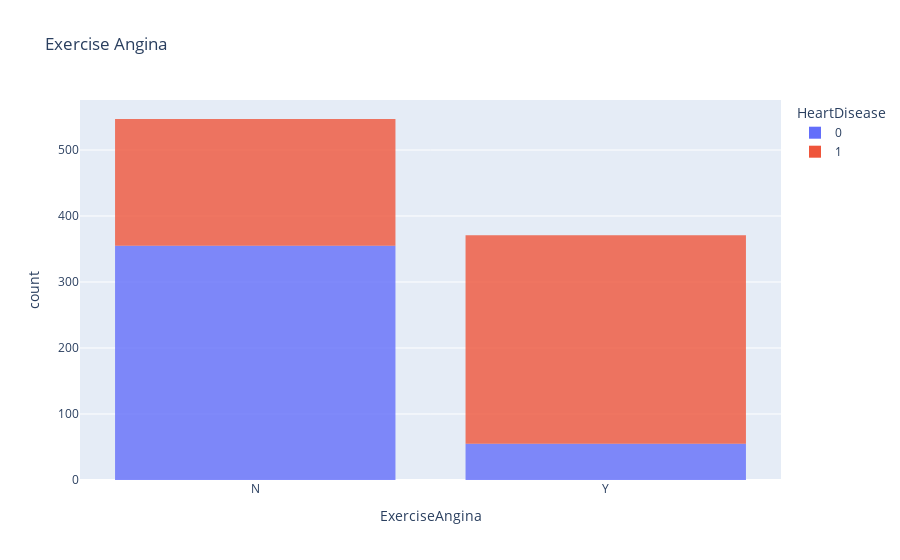

Notebook code for this chart:
### Code cell
fig = px.histogram(df, x='ExerciseAngina', title='Exercise Angina', color='HeartDisease', opacity=0.8)
fig.show()

### Figure 1 — Plotly figure (JSON) as saved in the notebook; plotly's stock layout.template omitted (floating-point values rounded to 4 significant figures; data arrays with more than 128 entries replaced by an {"elided": "..."} marker saying what was removed)
{"data": [{"alignmentgroup": "True", "bingroup": "x", "hovertemplate": "HeartDisease=0<br>ExerciseAngina=%{x}<br>count=%{y}<extra></extra>", "legendgroup": "0", "marker": {"color": "#636efa", "opacity": 0.8, "pattern": {"shape": ""}}, "name": "0", "offsetgroup": "0", "orientation": "v", "showlegend": true, "type": "histogram", "x": {"elided": "410 str values"}, "xaxis": "x", "yaxis": "y"}, {"alignmentgroup": "True", "bingroup": "x", "hovertemplate": "HeartDisease=1<br>ExerciseAngina=%{x}<br>count=%{y}<extra></extra>", "legendgroup": "1", "marker": {"color": "#EF553B", "opacity": 0.8, "pattern": {"shape": ""}}, "name": "1", "offsetgroup": "1", "orientation": "v", "showlegend": true, "type": "histogram", "x": {"elided": "508 str values"}, "xaxis": "x", "yaxis": "y"}], "layout": {"barmode": "relative", "legend": {"title": {"text": "HeartDisease"}, "tracegroupgap": 0}, "title": {"text": "Exercise Angina"}, "xaxis": {"anchor": "y", "domain": [0, 1], "title": {"text": "ExerciseAngina"}}, "yaxis": {"anchor": "x", "domain": [0, 1], "title": {"text": "count"}}}}
